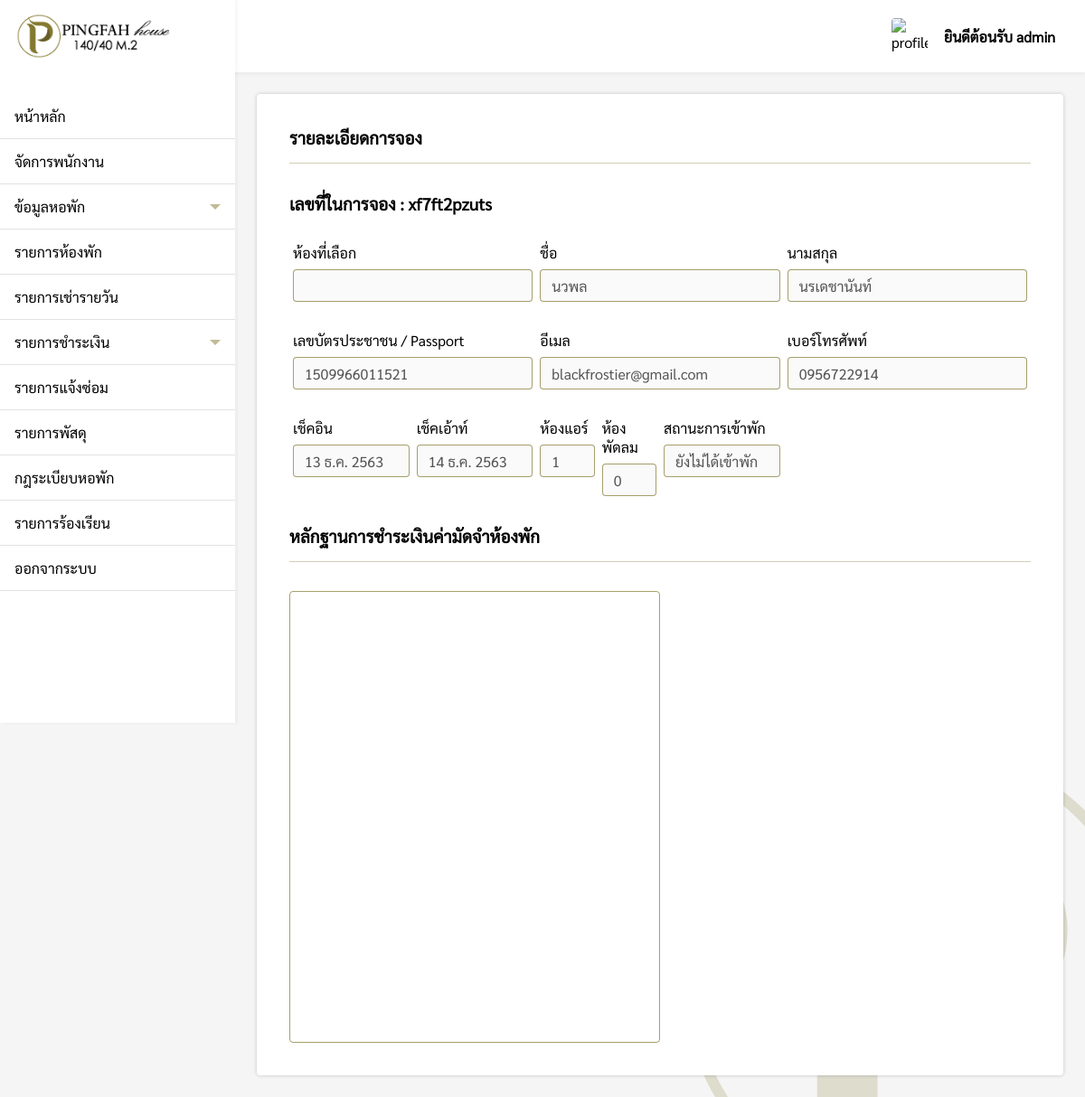
The page /pages/admin/daily/dailyDetail.php?daily_id=35 (signed in) on the database as committed earlier.
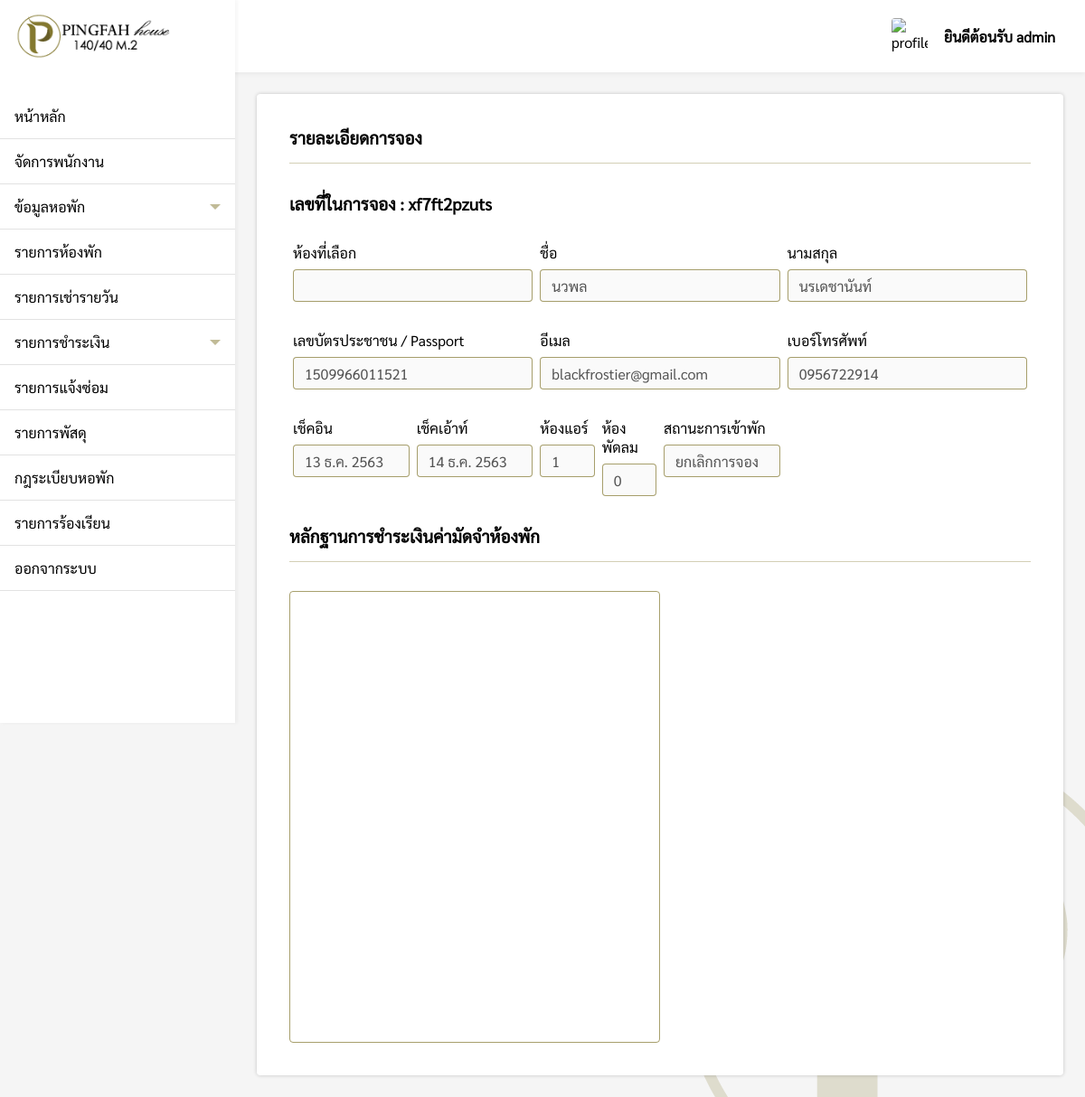
The same page on the database as committed later.
### tables this page shows
CREATE TABLE `daily` (
  `daily_id` int(11) NOT NULL,
  `firstname` varchar(200) NOT NULL,
  `lastname` varchar(200) NOT NULL,
  `id_card` varchar(200) NOT NULL,
  `email` varchar(200) NOT NULL,
  `tel` varchar(200) NOT NULL,
  `code` varchar(200) NOT NULL,
  `check_in` varchar(200) DEFAULT NULL,
  `check_out` varchar(200) DEFAULT NULL,
  `people` varchar(2) DEFAULT NULL,
  `air_room` int(2) DEFAULT NULL,
  `fan_room` int(2) DEFAULT NULL,
  `daily_status` varchar(200) NOT NULL,
  `payment_datebefore` varchar(200) NOT NULL,
  `payment_img` varchar(200) DEFAULT NULL,
  `room_select` varchar(200) DEFAULT NULL
);

### pages/admin/daily/dailyDetail.php (the view, shortened to what this page needs)
<?php
if($_SESSION['level'] == 'admin'){
    include('../../connection.php');
    include('../../../components/sidebar.php');
    $daily_id = $_REQUEST['daily_id'];
    function DateThai($strDate)
    {
        $strYear = date("Y",strtotime($strDate))+543;
        $strMonth= date("n",strtotime($strDate));
        $strDay= date("j",strtotime($strDate));
        $strMonthCut = Array("","ม.ค.","ก.พ.","มี.ค.","เม.ย.","พ.ค.","มิ.ย.","ก.ค.","ส.ค.","ก.ย.","ต.ค.","พ.ย.","ธ.ค.");
        $strMonthThai=$strMonthCut[$strMonth];
        return "$strDay $strMonthThai $strYear";
    }
    $sql = "SELECT * FROM daily WHERE daily_id = $daily_id";
    $result = mysqli_query($conn, $sql)or die ("Error in query: $sql " . mysqli_error());
    $row = mysqli_fetch_array($result);
    if($row != null){
        extract($row);
    }
?>
<!DOCTYPE html>
<html lang="en">
<head>
    <link rel="stylesheet" href="../../../css/dailyDetail.css">
</head>
<body>
    <div class="box">
        <div style="padding:24px;">
            <div class="dailyDetail-box">
                <h3>รายละเอียดการจอง</h3>
                <div class="hr"></div>
                <div>
                    <h3>เลขที่ในการจอง : </strong><?php echo $code; ?></h3>
                    <div class="row">
                        <div class="col-4">
                            <p>ห้องที่เลือก</p>
                            <input type="text" value="<?php echo $room_select ?>" disabled>
                        </div>
                        <div class="col-4">
                            <p>ชื่อ</p>
                            <input type="text" value="<?php echo $firstname ?>" disabled>
                        </div>
                        <div class="col-4">
                            <p>นามสกุล</p>
                            <input type="text" value="<?php echo $lastname ?>" disabled>
                        </div>
                    </div>
                    <div class="row">
                        <div class="col-4">
                            <p>เลขบัตรประชาชน / Passport</p>
                            <input type="text" value="<?php echo $id_card ?>" disabled>
                        </div>
                        <div class="col-4">
                            <p>อีเมล</p>
                            <input type="email" value="<?php echo $email ?>" disabled>
                        </div>
                        <div class="col-4">
                            <p>เบอร์โทรศัพท์</p>
                            <input type="tel" value="<?php echo $tel ?>" disabled>
                        </div>
                    </div>
                    <div class="row">
                        <div class="col-2">
                            <p>เช็คอิน</p>
                            <input type="text" value="<?php echo DateThai($check_in); ?>" disabled>
                        </div>
                        <div class="col-2">
                            <p>เช็คเอ้าท์</p>
                            <input type="text" value="<?php echo DateThai($check_out); ?>" disabled>
                        </div>
                        <div class="col-1">
                            <p>ห้องแอร์</p>
                            <input type="number" value="<?php echo $air_room; ?>" disabled>
                        </div>
                        <div class="col-1">
                            <p>ห้องพัดลม</p>
                            <input type="number" value="<?php echo $fan_room; ?>" disabled>
                        </div>
                        <div class="col-2">
                            <p>สถานะการเข้าพัก</p>
                            <input type="email"
                                value="<?php if(isset($daily_status)){ echo $daily_status; }else{ echo "ยังไม่ได้เข้าพัก"; } ?>"
                                disabled>
                        </div>
                    </div>
                    <div style="padding-top:32px;">
                        <h3>หลักฐานการชำระเงินค่ามัดจำห้องพัก</h3>
                        <div class="hr"></div>
                        <div class="img-box">
                        </div>
                    </div>
                </div>
            </div>
        </div>
    </div>
</body>
</html>
<?php
}else{
    Header("Location: ../../login.php");
}
?>

Rows that differ between the two databases and show on the page:
changed daily "xf7ft2pzuts": daily_status (not shown) → "ยกเลิกการจอง"
Other text that changed with them:
form field value: "ยังไม่ได้เข้าพัก" → (not shown)
